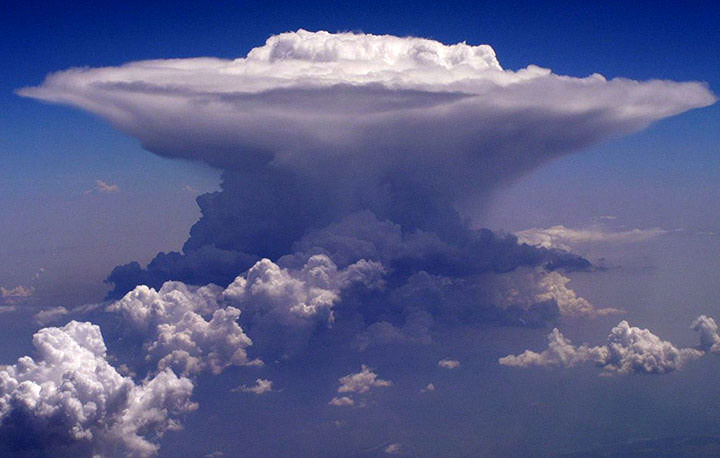
#> input picture Image samples/cloud.jpeg, 720 x 458 px, found by its file name
$ jupyter execute --allow-errors Untitled1.ipynb
#> lines starting #> are read from the running program, lines starting #| are printed output that depends on the picture
[cell 1]
from skimage import io

[cell 2]
img = io.imread("cloud.jpeg")
#> img is the input picture: shape (458, 720, 3); mean R, G, B 87.7, 93.7, 138.3

[cell 3]
io.imshow(img)
io.show()

[cell 4]
from skimage import data, color

#> (a cell that did not finish here is left out)

[cell 6]
grayscale= color.rgb2gray(img)
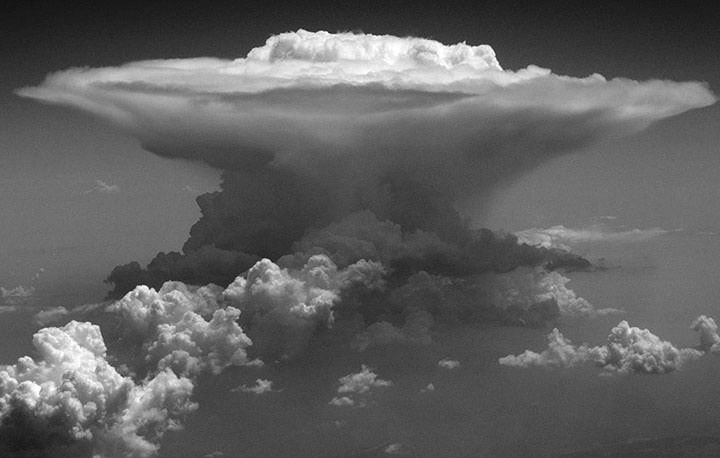
#> grayscale: shape (458, 720) float64; min 0.0626, max 1, mean 0.375

[cell 7]
io.imshow(grayscale)
io.show()

[cell 8]
red = img[:,:,0]
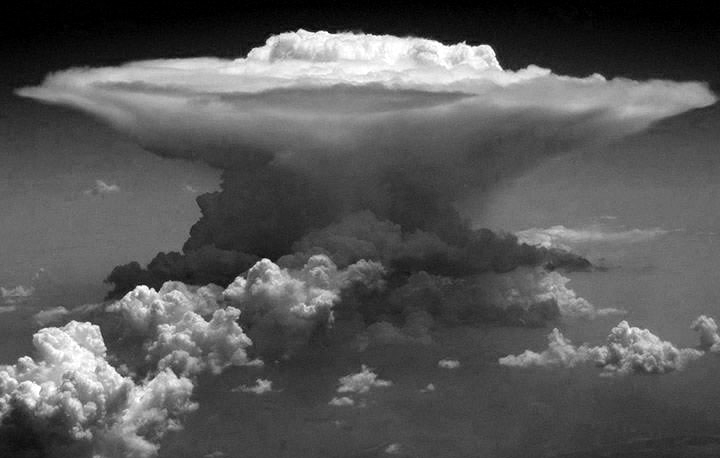
#> red: shape (458, 720); min 0, max 255, mean 87.7

[cell 9]
io.imshow(red)
io.show()

[cell 10]
io.imshow(img)
io.show()

[cell 11]
img.shape
#> Out = (458, 720, 3)

[cell 12]
img.size
#> Out = 989280

[cell 13]
green = img[:,:,1]
io.imshow(green)
io.show()

[cell 14]
blue = img[:,:,2]
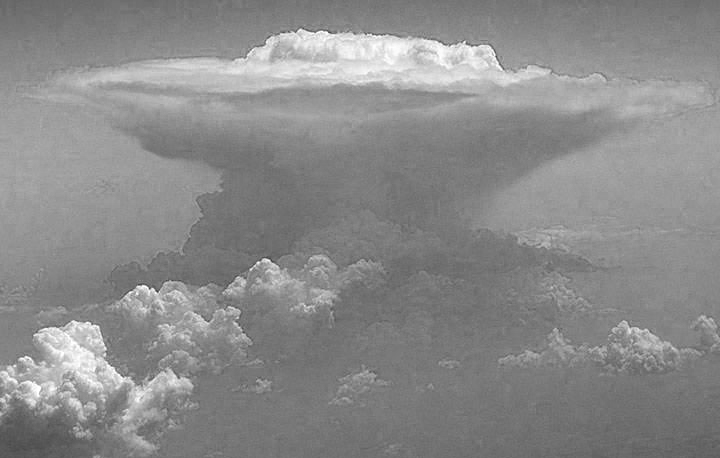
#> blue: shape (458, 720); min 59, max 255, mean 138.3
io.imshow(blue)
io.show()

[cell 15]
type(img)

[cell 16]
import numpy as np

[cell 17]
ver_flip=np.flipud(img)
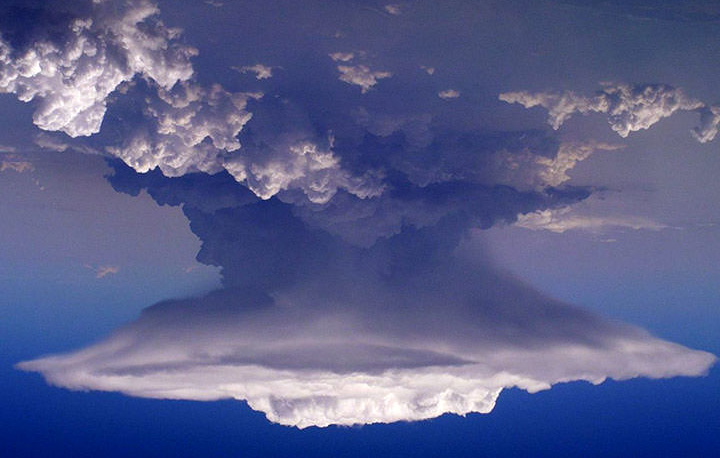
#> ver_flip: shape (458, 720, 3); mean R, G, B 87.7, 93.7, 138.3
io.imshow(ver_flip)
io.show()

[cell 18]
hor_flip=np.fliplr(img)
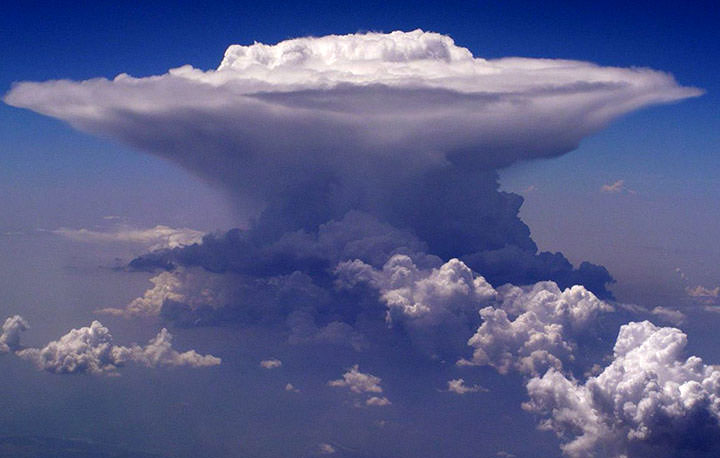
#> hor_flip: shape (458, 720, 3); mean R, G, B 87.7, 93.7, 138.3
io.imshow(hor_flip)
io.show()

[cell 19]
import matplotlib.pyplot as plt

[cell 20]
plt.hist(blue.ravel(), bins=256)
plt.show()
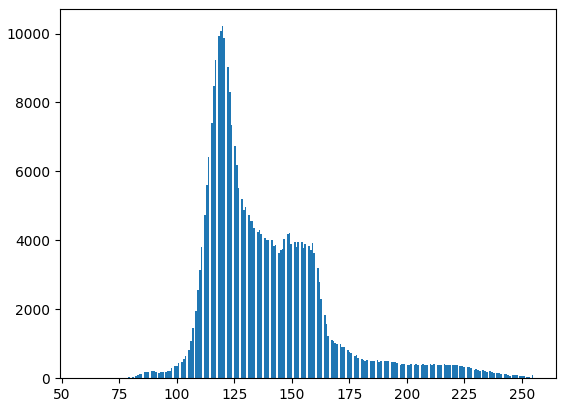
#> figure drawn by matplotlib, 1 panel; tallest bar 10213 high, from x = 119.5 to 120.2

[cell 21]
plt.hist(red.ravel(), bins=256)
plt.show()
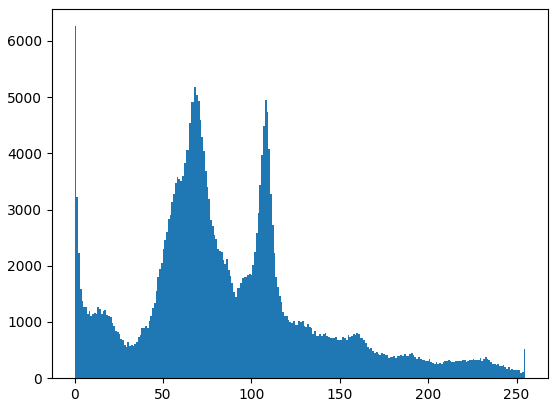
#> figure drawn by matplotlib, 1 panel; tallest bar 6261 high, from x = 0 to 0.996

[cell 22]
plt.hist(green.ravel(), bins=256)
plt.show()
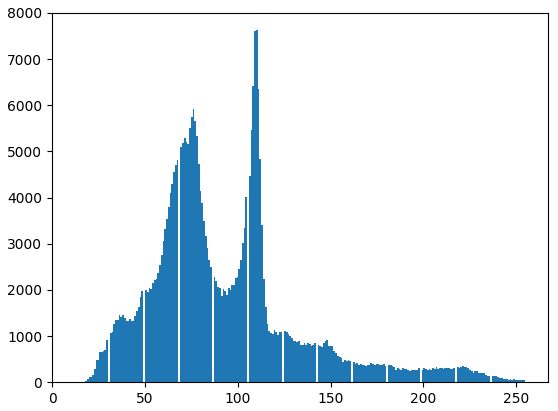
#> figure drawn by matplotlib, 1 panel; tallest bar 7624 high, from x = 109.8 to 110.7

[cell 23]
from skimage.filters import sobel

[cell 24]
edge_sobel= sobel(grayscale)#only works in 2-d array i.e. grayscale image
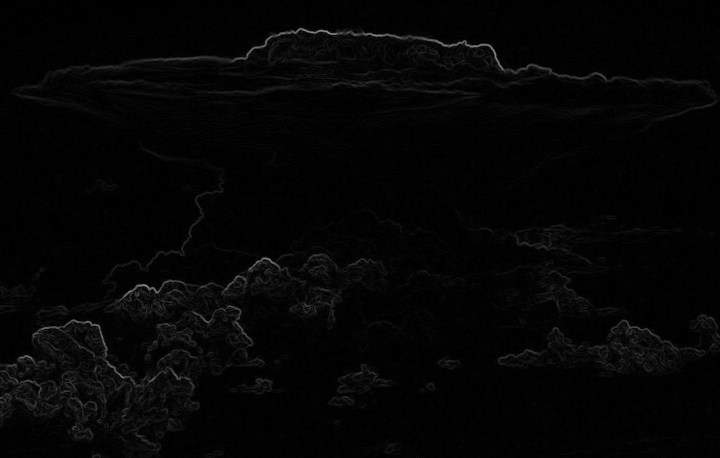
#> edge_sobel: shape (458, 720) float64; min 0, max 0.57, mean 0.0201
plot_camparison=(img, edge_sobel,"campare")

$ run again, with Image samples/cat.jpg copied over Image samples/cloud.jpeg
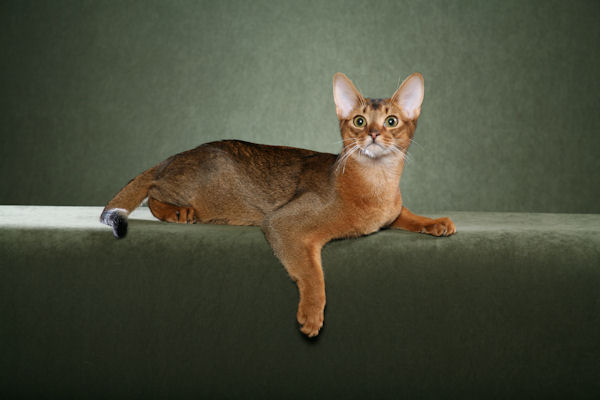
#> input picture Image samples/cat.jpg, 600 x 400 px, found by its file name
#> img is the input picture: shape (400, 600, 3); mean R, G, B 74.2, 76, 58.5
#> `plt.show()`:
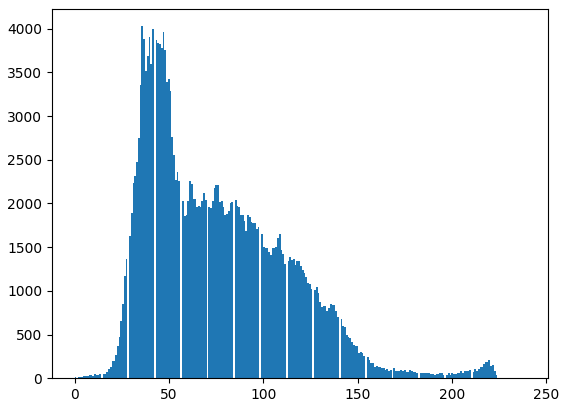
#> figure drawn by matplotlib, 1 panel; tallest bar 4029 high, from x = 35.48 to 36.41
#> `edge_sobel= sobel(grayscale)#only works in 2-d array i.e. grayscale im..`:
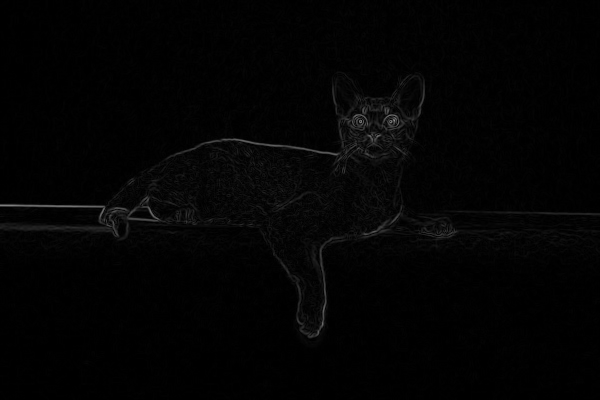
#> edge_sobel: shape (400, 600) float64; min 0, max 0.554, mean 0.0147

$ run again, with Image samples/jonathan-kemper-IZcbhj6tbos-unsplash.jpg copied over Image samples/cloud.jpeg
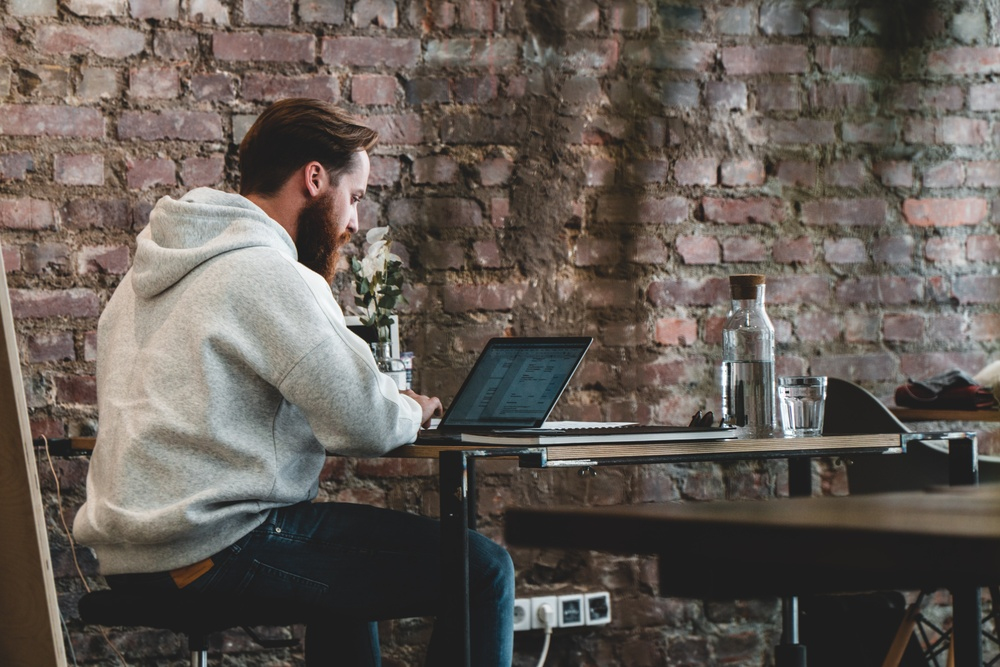
#> input picture Image samples/jonathan-kemper-IZcbhj6tbos-unsplash.jpg, 1000 x 667 px, shrunk from 6000 x 4000 before the run, found by its file name
#> img is the input picture: shape (667, 1000, 3); mean R, G, B 98.9, 91.3, 85.1
#> `plt.show()`:
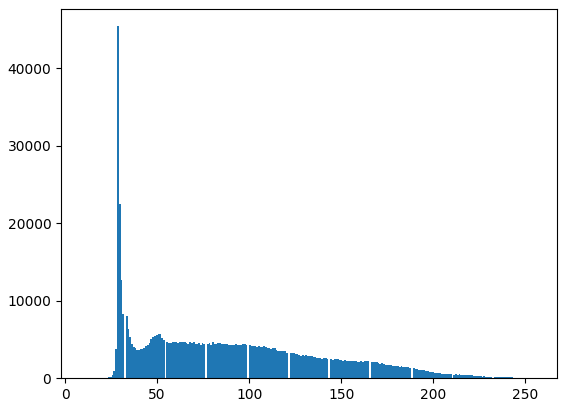
#> figure drawn by matplotlib, 1 panel; tallest bar 45393 high, from x = 28.18 to 29.14
#> `edge_sobel= sobel(grayscale)#only works in 2-d array i.e. grayscale im..`:
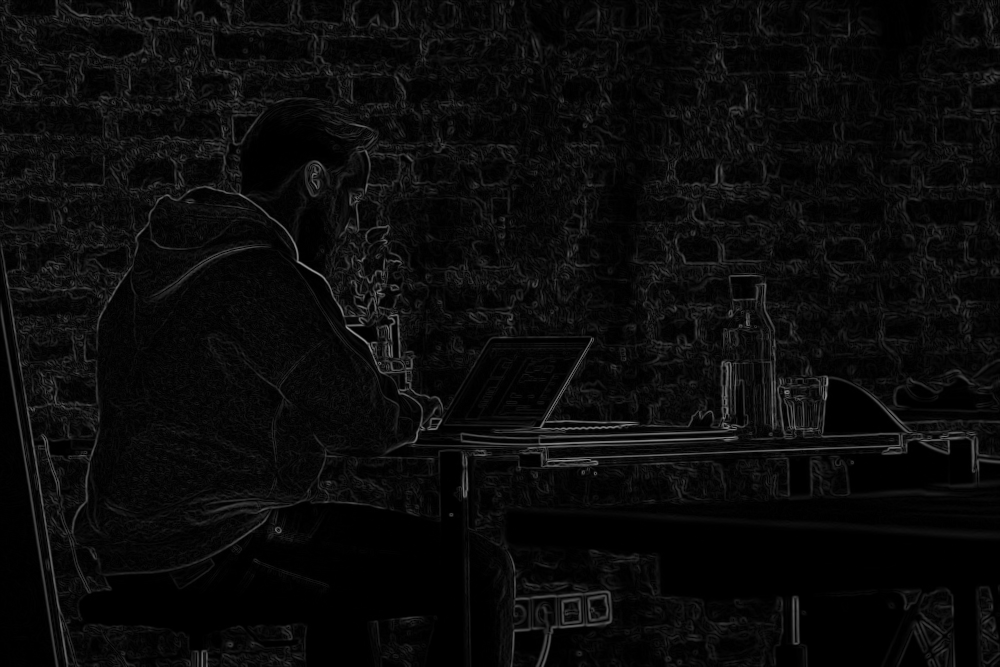
#> edge_sobel: shape (667, 1000) float64; min 0, max 0.597, mean 0.0426
